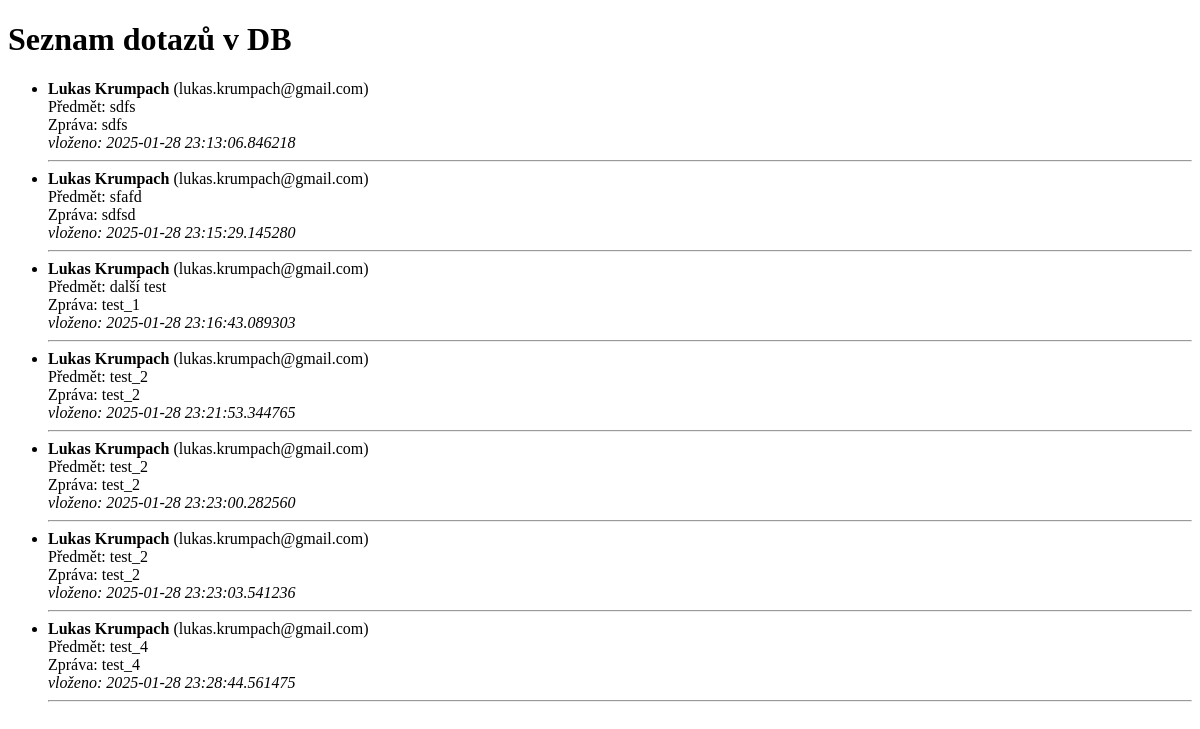
/inquiries, run on an earlier commit of the app's database.
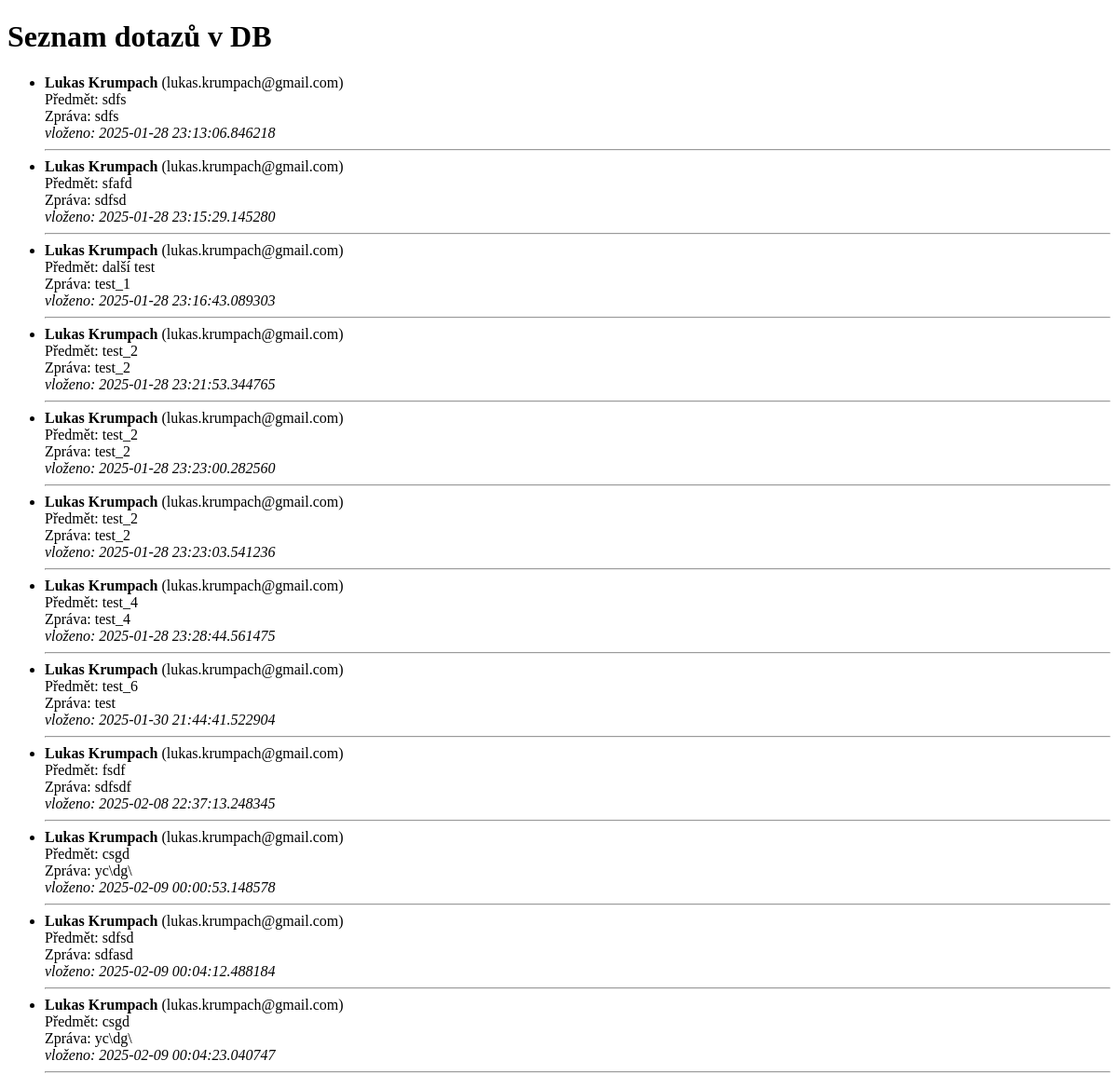
And on a later commit of the database.
### app/models.py (models this page shows, shortened)
class Inquiry(db.Model):
    id = db.Column(db.Integer, primary_key=True)
    name = db.Column(db.String(100), nullable=False)
    email = db.Column(db.String(120), nullable=False)
    subject = db.Column(db.String(150))
    message = db.Column(db.Text, nullable=False)
    created_at = db.Column(db.DateTime, default=datetime.utcnow)

### app/views/routes.py (the view)
@views.route("/inquiries")
def list_inquiries():
    inquiries = Inquiry.query.all()
    return render_template("list_inquiries.html", inquiries=inquiries)

### app/templates/list_inquiries.html (shortened to what this page needs)
<!DOCTYPE html>
<html>
<head>
</head>
<body>
    <h1>Seznam dotazů v DB</h1>
    <ul>
    {% for i in inquiries %}
        <li>
            <strong>{{ i.name }}</strong>
            ({{ i.email }})<br>
            Předmět: {{ i.subject }}<br>
            Zpráva: {{ i.message }}<br>
            <em>vloženo: {{ i.created_at }}</em>
        </li>
        <hr>
    {% endfor %}
    </ul>
</body>
</html>

What changed in the data, as far as the page shows it:
added Inquiry: name "Lukas Krumpach", email "lukas.krumpach@gmail.com", subject "test_6", message "test", created_at "2025-01-30 21:44:41.522904"
added Inquiry: name "Lukas Krumpach", email "lukas.krumpach@gmail.com", subject "fsdf", message "sdfsdf", created_at "2025-02-08 22:37:13.248345"
added Inquiry: name "Lukas Krumpach", email "lukas.krumpach@gmail.com", subject "csgd", message "yc\\dg\\", created_at "2025-02-09 00:00:53.148578"
added Inquiry: name "Lukas Krumpach", email "lukas.krumpach@gmail.com", subject "sdfsd", message "sdfasd", created_at "2025-02-09 00:04:12.488184"
added Inquiry: name "Lukas Krumpach", email "lukas.krumpach@gmail.com", subject "csgd", message "yc\\dg\\", created_at "2025-02-09 00:04:23.040747"
